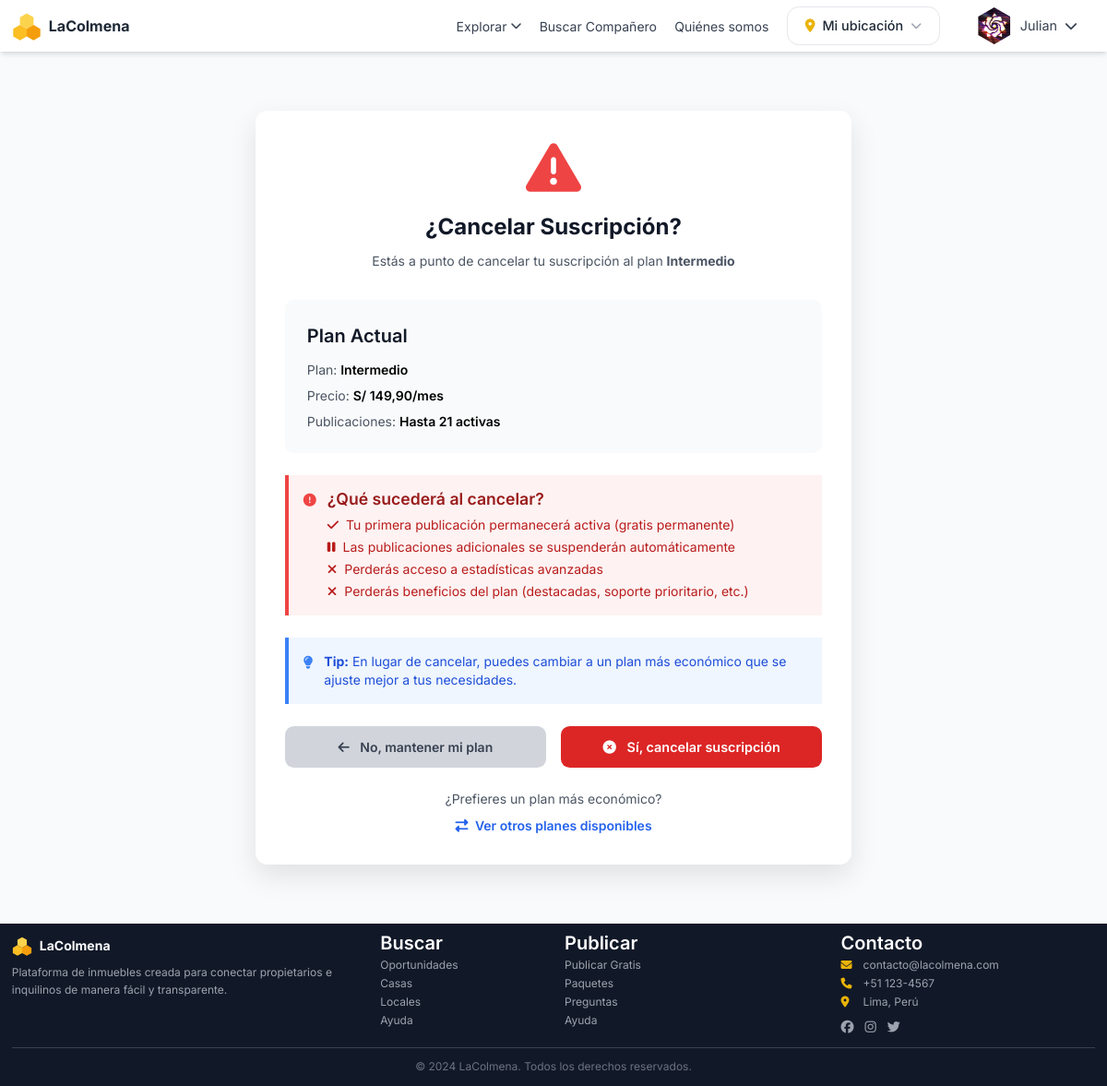
The page /suscripciones/cancelar/ (signed in) on the database its author committed.
### usuarios/models.py (models this page shows, shortened)
class Usuario(AbstractUser):
    TIPO_CHOICES = [
        ('usuario', 'Usuario'),
        ('propietario', 'Propietario'),
    ]
    TIPO_AVATAR_CHOICES = [
        ('foto', 'Foto'),
        ('icono', 'Icono'),
    ]
    tipo = models.CharField(max_length=15, choices=TIPO_CHOICES, default='usuario')
    telefono = models.CharField(max_length=15, blank=True)
    telefono_validado = models.BooleanField(default=False)
    email_validado = models.BooleanField(default=False)
    foto_perfil = models.ImageField(upload_to='perfiles/', blank=True, null=True)
    tipo_avatar = models.CharField(max_length=10, choices=TIPO_AVATAR_CHOICES, default='foto')
    icono_avatar = models.CharField(max_length=10, blank=True, help_text='Emoji o código del icono')
    fecha_nacimiento = models.DateField(blank=True, null=True)
    direccion = models.TextField(blank=True)
    biografia = models.TextField(blank=True, max_length=500)
    recibir_notificaciones = models.BooleanField(default=True)
    fecha_registro = models.DateTimeField(auto_now_add=True)
    fecha_actualizacion = models.DateTimeField(auto_now=True)
    class Meta:
        verbose_name = 'Usuario'
        verbose_name_plural = 'Usuarios'
    def es_propietario(self):
        return self.tipo == 'propietario'
    def notificaciones_no_leidas(self):
        return self.notificaciones.filter(leida=False).count()
    def tiene_validaciones_completas(self):
        return self.telefono_validado and self.email_validado
    def necesita_validaciones(self):
        return not self.tiene_validaciones_completas()

### suscripciones/models.py (models this page shows, shortened)
class Suscripcion(models.Model):
    ESTADO_CHOICES = [
        ('activa', 'Activa'),
        ('vencida', 'Vencida'),
        ('cancelada', 'Cancelada'),
    ]
    usuario = models.ForeignKey(settings.AUTH_USER_MODEL, on_delete=models.CASCADE, related_name='suscripciones')
    plan = models.ForeignKey(PlanSuscripcion, on_delete=models.PROTECT, related_name='suscripciones')
    estado = models.CharField(max_length=15, choices=ESTADO_CHOICES, default='activa')
    fecha_inicio = models.DateTimeField(auto_now_add=True)
    fecha_vencimiento = models.DateTimeField()
    fecha_cancelacion = models.DateTimeField(null=True, blank=True)
    auto_renovar = models.BooleanField(default=False)
    class Meta:
        verbose_name = 'Suscripción'
        verbose_name_plural = 'Suscripciones'
        ordering = ['-fecha_inicio']

class PlanSuscripcion(models.Model):
    nombre = models.CharField(max_length=100)
    descripcion = models.TextField()
    precio = models.DecimalField(max_digits=10, decimal_places=2)
    duracion_dias = models.IntegerField(help_text='Duración en días')
    max_publicaciones = models.IntegerField(help_text='Número máximo de publicaciones activas')
    destacar_publicaciones = models.BooleanField(default=False)
    destacados_incluidos_mes = models.IntegerField(default=0, help_text='Número de destacados incluidos por mes')
    puede_comprar_destacados = models.BooleanField(default=False, help_text='¿Puede comprar destacados adicionales?')
    soporte_prioritario = models.BooleanField(default=False)
    activo = models.BooleanField(default=True)
    orden = models.IntegerField(default=0)
    class Meta:
        verbose_name = 'Plan de suscripción'
        verbose_name_plural = 'Planes de suscripción'
        ordering = ['orden', 'precio']

### suscripciones/views.py (the view, shortened to what this page needs)
# urls.py: path('cancelar/', views.cancelar_suscripcion, name='cancelar'),
@login_required
def cancelar_suscripcion(request):
    suscripcion = Suscripcion.objects.filter(
        usuario=request.user,
        estado='activa'
    ).first()
    if not suscripcion:
        messages.error(request, 'No tienes una suscripción activa')
        return redirect('suscripciones:planes')
    return render(request, 'suscripciones/cancelar.html', {'suscripcion': suscripcion})

### suscripciones/templates/suscripciones/cancelar.html (shortened to what this page needs)
{% extends 'base.html' %}
{% block content %}
<div class="bg-gray-50 min-h-screen py-16">
    <div class="max-w-2xl mx-auto px-4 sm:px-6 lg:px-8">
        <div class="bg-white rounded-2xl shadow-xl p-8">
            <div class="text-center mb-8">
                <i class="fas fa-exclamation-triangle text-red-500 text-6xl mb-4"></i>
                <h1 class="text-3xl font-bold text-gray-900 mb-2">¿Cancelar Suscripción?</h1>
                <p class="text-gray-600">Estás a punto de cancelar tu suscripción al plan <strong>{{ suscripcion.plan.nombre }}</strong></p>
            </div>
            <div class="bg-gray-50 rounded-lg p-6 mb-6">
                <h3 class="font-semibold text-gray-900 mb-3">Plan Actual</h3>
                <div class="space-y-2 text-sm">
                    <p><span class="text-gray-600">Plan:</span> <span class="font-semibold">{{ suscripcion.plan.nombre }}</span></p>
                    <p><span class="text-gray-600">Precio:</span> <span class="font-semibold">S/ {{ suscripcion.plan.precio }}/mes</span></p>
                    <p><span class="text-gray-600">Publicaciones:</span> <span class="font-semibold">Hasta {{ suscripcion.plan.max_publicaciones|add:1 }} activas</span></p>
                </div>
            </div>
            <div class="bg-red-50 border-l-4 border-red-500 p-4 mb-6">
                <div class="flex">
                    <i class="fas fa-exclamation-circle text-red-500 mt-1 mr-3"></i>
                    <div>
                        <h4 class="text-sm font-semibold text-red-800 mb-2">¿Qué sucederá al cancelar?</h4>
                        <ul class="text-sm text-red-700 space-y-1">
                            <li><i class="fas fa-check mr-2"></i>Tu primera publicación permanecerá activa (gratis permanente)</li>
                            <li><i class="fas fa-pause mr-2"></i>Las publicaciones adicionales se suspenderán automáticamente</li>
                            <li><i class="fas fa-times mr-2"></i>Perderás acceso a estadísticas avanzadas</li>
                            <li><i class="fas fa-times mr-2"></i>Perderás beneficios del plan (destacadas, soporte prioritario, etc.)</li>
                        </ul>
                    </div>
                </div>
            </div>
            <div class="bg-blue-50 border-l-4 border-blue-500 p-4 mb-6">
                <div class="flex">
                    <i class="fas fa-lightbulb text-blue-500 mt-1 mr-3"></i>
                    <div>
                        <p class="text-sm text-blue-700">
                            <strong>Tip:</strong> En lugar de cancelar, puedes cambiar a un plan más económico que se ajuste mejor a tus necesidades.
                        </p>
                    </div>
                </div>
            </div>
            <form method="post" class="space-y-6">
                <div class="flex gap-4">
                    <a href="{% url 'suscripciones:mi_suscripcion' %}"
                       class="flex-1 text-center bg-gray-300 hover:bg-gray-400 text-gray-700 font-semibold py-3 px-6 rounded-lg transition">
                        <i class="fas fa-arrow-left mr-2"></i> No, mantener mi plan
                    </a>
                    <button type="submit"
                            class="flex-1 bg-red-600 hover:bg-red-700 text-white font-semibold py-3 px-6 rounded-lg transition">
                        <i class="fas fa-times-circle mr-2"></i> Sí, cancelar suscripción
                    </button>
                </div>
            </form>
            <div class="mt-6 text-center">
                <p class="text-sm text-gray-600 mb-2">¿Prefieres un plan más económico?</p>
                <a href="{% url 'suscripciones:planes' %}"
                   class="text-blue-600 hover:text-blue-700 font-semibold text-sm">
                    <i class="fas fa-exchange-alt mr-1"></i> Ver otros planes disponibles
                </a>
            </div>
        </div>
    </div>
</div>
{% endblock %}

### templates/base.html (shortened to what this page needs)
{% load static %}
<!DOCTYPE html>
<html lang="es">
<head>
    <link rel="stylesheet" href="{% static 'css/output.css' %}">
    <link rel="stylesheet" href="https://cdnjs.cloudflare.com/ajax/libs/font-awesome/6.5.1/css/all.min.css">
</head>
<body>
    <nav class="bg-white shadow-md relative z-20">
        <div class="w-full px-0">
            <div class="flex justify-between items-center h-16 px-4">
                <div class="flex items-center">
                    <a href="{% url 'propiedades:inicio' %}" class="flex items-center space-x-2">
                        <span class="text-xl font-bold text-gray-800">LaColmena</span>
                    </a>
                </div>
                <div class="hidden md:flex items-center space-x-6">
                    <div class="relative group">
                        <a href="{% url 'propiedades:listado' %}" class="flex items-center space-x-1 text-gray-700 hover:text-yellow-500 transition">
                            <span>Explorar</span>
                            <i class="fas fa-chevron-down text-xs"></i>
                        </a>
                    </div>
                    <a href="{% url 'propiedades:buscar_companero' %}" class="text-gray-700 hover:text-yellow-500 transition">Buscar Compañero</a>
                    <a href="{% url 'propiedades:quienes_somos' %}" class="text-gray-700 hover:text-yellow-500 transition">Quiénes somos</a>
                    <div class="relative" data-ubicacion-widget>
                        <button type="button" data-ubicacion-boton
                                class="flex items-center gap-2 bg-white border border-gray-200 hover:border-yellow-400 text-gray-800 text-sm font-medium pl-3 pr-2.5 py-1.5 rounded-full transition">
                            <i class="fas fa-map-marker-alt text-yellow-500"></i>
                            <span data-ubicacion-texto class="max-w-[140px] truncate">{{ ubicacion_actual.etiqueta|default:"Mi ubicación" }}</span>
                            <i class="fas fa-chevron-down text-xs text-gray-400"></i>
                        </button>
                    </div>
                    {% if user.is_authenticated %}
                        <div class="relative group">
                            <button class="flex items-center space-x-2 text-gray-700 hover:text-yellow-500 transition">
                                {% if user.foto_perfil %}
                                    <div class="relative w-10 h-10" style="clip-path: polygon(50% 0%, 93.3% 25%, 93.3% 75%, 50% 100%, 6.7% 75%, 6.7% 25%);">
                                        <img src="{{ user.foto_perfil.url }}" alt="{{ user.username }}" class="w-full h-full object-cover">
                                    </div>
                                {% endif %}
                                <span>{{ user.first_name|default:user.username }}</span>
                                <i class="fas fa-chevron-down text-sm"></i>
                            </button>
                        </div>
                    {% endif %}
                </div>
            </div>
        </div>
    </nav>
    <main>
        {% block content %}{% endblock %}
    </main>
    <footer class="bg-gray-900 text-white mt-0">
        <div class="max-w-7xl mx-auto px-4 sm:px-6 lg:px-8 py-4">
            <div class="grid grid-cols-1 md:grid-cols-12 gap-6 items-start">
                <div class="md:col-span-4">
                    <div class="flex items-center space-x-2 mb-2">
                        <svg width="22" height="22" viewBox="0 0 100 100" xmlns="http://www.w3.org/2000/svg">
                            <polygon points="50,8 73,21 73,47 50,60 27,47 27,21" fill="#FCD34D" />
                            <polygon points="27,47 50,60 50,86 27,99 4,86 4,60" fill="#FBBF24" />
                            <polygon points="73,47 96,60 96,86 73,99 50,86 50,60" fill="#F59E0B" />
                        </svg>
                        <span class="text-sm font-bold">LaColmena</span>
                    </div>
                    <p class="text-gray-400 text-xs leading-relaxed pr-4">
                        Plataforma de inmuebles creada para conectar propietarios e inquilinos de manera fácil y transparente.
                    </p>
                </div>
                <div class="md:col-span-2">
                    <h3 class="font-semibold mb-2 text-xs text-white">Buscar</h3>
                    <ul class="space-y-1 text-gray-400 text-xs">
                        <li><a href="{% url 'propiedades:listado' %}" class="hover:text-yellow-400 transition-colors">Oportunidades</a></li>
                        <li><a href="{% url 'propiedades:listado' %}?tipo=casa" class="hover:text-yellow-400 transition-colors">Casas</a></li>
                        <li><a href="{% url 'propiedades:listado' %}?tipo=departamento" class="hover:text-yellow-400 transition-colors">Locales</a></li>
                        <li><a href="{% url 'suscripciones:planes' %}" class="hover:text-yellow-400 transition-colors">Ayuda</a></li>
                    </ul>
                </div>
                <div class="md:col-span-3">
                    <h3 class="font-semibold mb-2 text-xs text-white">Publicar</h3>
                    <ul class="space-y-1 text-gray-400 text-xs">
                        <li><a href="{% url 'propiedades:crear' %}" class="hover:text-yellow-400 transition-colors">Publicar Gratis</a></li>
                        <li><a href="{% url 'suscripciones:planes' %}" class="hover:text-yellow-400 transition-colors">Paquetes</a></li>
                        <li><a href="#" class="hover:text-yellow-400 transition-colors">Preguntas</a></li>
                        <li><a href="#" class="hover:text-yellow-400 transition-colors">Ayuda</a></li>
                    </ul>
                </div>
                <div class="md:col-span-3">
                    <h3 class="font-semibold mb-2 text-xs text-white">Contacto</h3>
                    <ul class="space-y-1 text-gray-400 text-xs">
                        <li class="flex items-center">
                            <i class="fas fa-envelope w-4 text-yellow-500"></i>
                            <span class="ml-2">contacto@lacolmena.com</span>
                        </li>
                        <li class="flex items-center">
                            <i class="fas fa-phone w-4 text-yellow-500"></i>
                            <span class="ml-2">+51 123-4567</span>
                        </li>
                        <li class="flex items-center">
                            <i class="fas fa-map-marker-alt w-4 text-yellow-500"></i>
                            <span class="ml-2">Lima, Perú</span>
                        </li>
                    </ul>
                    <div class="flex space-x-3 mt-2">
                        <a href="#" class="text-gray-400 hover:text-yellow-400 transition-colors">
                            <i class="fab fa-facebook text-sm"></i>
                        </a>
                        <a href="#" class="text-gray-400 hover:text-yellow-400 transition-colors">
                            <i class="fab fa-instagram text-sm"></i>
                        </a>
                        <a href="#" class="text-gray-400 hover:text-yellow-400 transition-colors">
                            <i class="fab fa-twitter text-sm"></i>
                        </a>
                    </div>
                </div>
            </div>
            <hr class="border-gray-700 my-3">
            <div class="text-center text-gray-500 text-xs">
                © 2024 LaColmena. Todos los derechos reservados.
            </div>
        </div>
    </footer>
</body>
</html>

### rows shown on the page
Usuario: foto_perfil (picture), first_name "Julian"
Suscripcion: plan.nombre "Intermedio", plan.precio "149,90", plan.max_publicaciones|add "21"

### other values the page prints
{{ ubicacion_actual.etiqueta|default:"Mi ubicación" }} "Mi ubicación"
